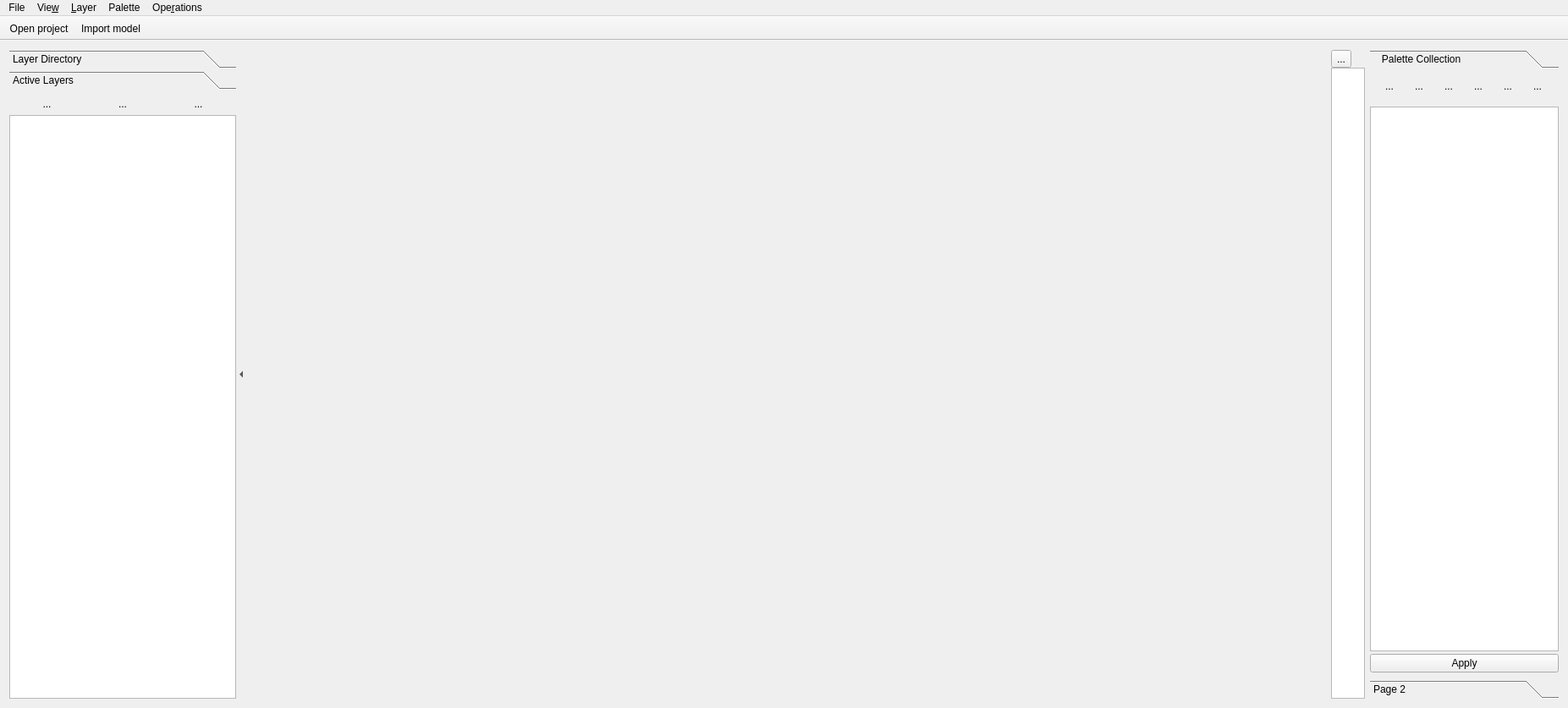
<?xml version="1.0" encoding="UTF-8"?>
<ui version="4.0">
 <class>MainWindow</class>
 <widget class="QMainWindow" name="MainWindow">
  <property name="windowModality">
   <enum>Qt::ApplicationModal</enum>
  </property>
  <property name="geometry">
   <rect>
    <x>0</x>
    <y>0</y>
    <width>1848</width>
    <height>837</height>
   </rect>
  </property>
  <property name="windowTitle">
   <string>CHISel</string>
  </property>
  <widget class="QWidget" name="centralwidget">
   <layout class="QHBoxLayout" name="horizontalLayout">
    <property name="spacing">
     <number>0</number>
    </property>
    <property name="sizeConstraint">
     <enum>QLayout::SetMinimumSize</enum>
    </property>
    <item>
     <widget class="QToolBox" name="layerToolBox">
      <property name="sizePolicy">
       <sizepolicy hsizetype="Minimum" vsizetype="Preferred">
        <horstretch>0</horstretch>
        <verstretch>0</verstretch>
       </sizepolicy>
      </property>
      <property name="minimumSize">
       <size>
        <width>268</width>
        <height>0</height>
       </size>
      </property>
      <property name="maximumSize">
       <size>
        <width>268</width>
        <height>16777215</height>
       </size>
      </property>
      <property name="currentIndex">
       <number>1</number>
      </property>
      <property name="tabSpacing">
       <number>3</number>
      </property>
      <widget class="QWidget" name="layerDirPage">
       <property name="geometry">
        <rect>
         <x>0</x>
         <y>0</y>
         <width>125</width>
         <height>130</height>
        </rect>
       </property>
       <attribute name="label">
        <string>Layer Directory</string>
       </attribute>
       <layout class="QVBoxLayout" name="verticalLayout_5">
        <property name="spacing">
         <number>3</number>
        </property>
        <property name="leftMargin">
         <number>0</number>
        </property>
        <property name="topMargin">
         <number>3</number>
        </property>
        <property name="rightMargin">
         <number>0</number>
        </property>
        <property name="bottomMargin">
         <number>0</number>
        </property>
        <item>
         <layout class="QHBoxLayout" name="horizontalLayout_4">
          <property name="bottomMargin">
           <number>0</number>
          </property>
          <item>
           <widget class="QToolButton" name="loadLayerButton">
            <property name="text">
             <string>...</string>
            </property>
            <property name="iconSize">
             <size>
              <width>36</width>
              <height>22</height>
             </size>
            </property>
            <property name="autoRaise">
             <bool>true</bool>
            </property>
           </widget>
          </item>
          <item>
           <widget class="QToolButton" name="unloadLayerButtonDisk">
            <property name="text">
             <string>...</string>
            </property>
            <property name="iconSize">
             <size>
              <width>36</width>
              <height>22</height>
             </size>
            </property>
            <property name="autoRaise">
             <bool>true</bool>
            </property>
           </widget>
          </item>
          <item>
           <widget class="QToolButton" name="eraseLayerButtonDisk">
            <property name="text">
             <string>...</string>
            </property>
            <property name="iconSize">
             <size>
              <width>36</width>
              <height>22</height>
             </size>
            </property>
            <property name="autoRaise">
             <bool>true</bool>
            </property>
           </widget>
          </item>
         </layout>
        </item>
        <item>
         <widget class="DiskLayerTreeView" name="diskLayerTreeView"/>
        </item>
       </layout>
      </widget>
      <widget class="QWidget" name="activeLayerPage">
       <property name="geometry">
        <rect>
         <x>0</x>
         <y>0</y>
         <width>268</width>
         <height>673</height>
        </rect>
       </property>
       <property name="sizePolicy">
        <sizepolicy hsizetype="Preferred" vsizetype="Preferred">
         <horstretch>0</horstretch>
         <verstretch>0</verstretch>
        </sizepolicy>
       </property>
       <attribute name="label">
        <string>Active Layers</string>
       </attribute>
       <layout class="QVBoxLayout" name="verticalLayout">
        <property name="spacing">
         <number>3</number>
        </property>
        <property name="leftMargin">
         <number>0</number>
        </property>
        <property name="topMargin">
         <number>3</number>
        </property>
        <property name="rightMargin">
         <number>0</number>
        </property>
        <property name="bottomMargin">
         <number>0</number>
        </property>
        <item>
         <layout class="QHBoxLayout" name="horizontalLayout_3">
          <property name="spacing">
           <number>0</number>
          </property>
          <property name="bottomMargin">
           <number>0</number>
          </property>
          <item>
           <widget class="QToolButton" name="createLayerButton">
            <property name="sizePolicy">
             <sizepolicy hsizetype="Expanding" vsizetype="Fixed">
              <horstretch>0</horstretch>
              <verstretch>0</verstretch>
             </sizepolicy>
            </property>
            <property name="text">
             <string>...</string>
            </property>
            <property name="iconSize">
             <size>
              <width>36</width>
              <height>22</height>
             </size>
            </property>
            <property name="autoRaise">
             <bool>true</bool>
            </property>
           </widget>
          </item>
          <item>
           <widget class="QToolButton" name="duplicateLayerButton">
            <property name="sizePolicy">
             <sizepolicy hsizetype="Expanding" vsizetype="Fixed">
              <horstretch>0</horstretch>
              <verstretch>0</verstretch>
             </sizepolicy>
            </property>
            <property name="text">
             <string>...</string>
            </property>
            <property name="iconSize">
             <size>
              <width>36</width>
              <height>22</height>
             </size>
            </property>
            <property name="autoRaise">
             <bool>true</bool>
            </property>
           </widget>
          </item>
          <item>
           <widget class="QToolButton" name="unloadLayerButton">
            <property name="sizePolicy">
             <sizepolicy hsizetype="Expanding" vsizetype="Fixed">
              <horstretch>0</horstretch>
              <verstretch>0</verstretch>
             </sizepolicy>
            </property>
            <property name="text">
             <string>...</string>
            </property>
            <property name="iconSize">
             <size>
              <width>36</width>
              <height>22</height>
             </size>
            </property>
            <property name="autoRaise">
             <bool>true</bool>
            </property>
           </widget>
          </item>
         </layout>
        </item>
        <item>
         <widget class="ActiveLayerTreeView" name="activeLayerTreeView">
          <property name="sizePolicy">
           <sizepolicy hsizetype="Expanding" vsizetype="Expanding">
            <horstretch>0</horstretch>
            <verstretch>0</verstretch>
           </sizepolicy>
          </property>
          <property name="minimumSize">
           <size>
            <width>0</width>
            <height>0</height>
           </size>
          </property>
          <property name="maximumSize">
           <size>
            <width>16777215</width>
            <height>16777215</height>
           </size>
          </property>
          <attribute name="headerStretchLastSection">
           <bool>true</bool>
          </attribute>
         </widget>
        </item>
       </layout>
      </widget>
     </widget>
    </item>
    <item>
     <widget class="QToolButton" name="hideLayerBoxButton">
      <property name="sizePolicy">
       <sizepolicy hsizetype="Fixed" vsizetype="Expanding">
        <horstretch>0</horstretch>
        <verstretch>0</verstretch>
       </sizepolicy>
      </property>
      <property name="toolTip">
       <string>Toggle layer panel visibility</string>
      </property>
      <property name="text">
       <string>...</string>
      </property>
      <property name="iconSize">
       <size>
        <width>4</width>
        <height>16</height>
       </size>
      </property>
      <property name="autoRaise">
       <bool>true</bool>
      </property>
      <property name="arrowType">
       <enum>Qt::LeftArrow</enum>
      </property>
     </widget>
    </item>
    <item>
     <widget class="OpenGLWidget" name="Visualizer" native="true">
      <property name="sizePolicy">
       <sizepolicy hsizetype="Minimum" vsizetype="Preferred">
        <horstretch>0</horstretch>
        <verstretch>0</verstretch>
       </sizepolicy>
      </property>
      <property name="minimumSize">
       <size>
        <width>1280</width>
        <height>720</height>
       </size>
      </property>
      <property name="baseSize">
       <size>
        <width>1280</width>
        <height>720</height>
       </size>
      </property>
      <property name="mouseTracking">
       <bool>false</bool>
      </property>
      <property name="focusPolicy">
       <enum>Qt::StrongFocus</enum>
      </property>
     </widget>
    </item>
    <item>
     <widget class="QWidget" name="palettePanel" native="true">
      <property name="sizePolicy">
       <sizepolicy hsizetype="Maximum" vsizetype="Preferred">
        <horstretch>0</horstretch>
        <verstretch>0</verstretch>
       </sizepolicy>
      </property>
      <layout class="QHBoxLayout" name="horizontalLayout_2">
       <property name="spacing">
        <number>6</number>
       </property>
       <property name="leftMargin">
        <number>0</number>
       </property>
       <property name="topMargin">
        <number>0</number>
       </property>
       <property name="rightMargin">
        <number>0</number>
       </property>
       <property name="bottomMargin">
        <number>0</number>
       </property>
       <item>
        <layout class="QVBoxLayout" name="paletteViewLayout">
         <property name="spacing">
          <number>0</number>
         </property>
         <property name="leftMargin">
          <number>2</number>
         </property>
         <property name="rightMargin">
          <number>0</number>
         </property>
         <item>
          <widget class="QToolButton" name="buttonOpenPaletteEditor">
           <property name="toolTip">
            <string>Toggle palette panel visibility</string>
           </property>
           <property name="text">
            <string>...</string>
           </property>
           <property name="icon">
            <iconset resource="resources.qrc">
             <normaloff>:/icons/palette.png</normaloff>:/icons/palette.png</iconset>
           </property>
           <property name="iconSize">
            <size>
             <width>24</width>
             <height>24</height>
            </size>
           </property>
           <property name="checkable">
            <bool>true</bool>
           </property>
          </widget>
         </item>
         <item>
          <widget class="PaletteGraphicsView" name="graphicViewPalette">
           <property name="sizePolicy">
            <sizepolicy hsizetype="Maximum" vsizetype="Expanding">
             <horstretch>0</horstretch>
             <verstretch>0</verstretch>
            </sizepolicy>
           </property>
           <property name="maximumSize">
            <size>
             <width>40</width>
             <height>16777215</height>
            </size>
           </property>
          </widget>
         </item>
        </layout>
       </item>
       <item>
        <widget class="QToolBox" name="toolBoxPalette">
         <property name="minimumSize">
          <size>
           <width>223</width>
           <height>0</height>
          </size>
         </property>
         <property name="maximumSize">
          <size>
           <width>237</width>
           <height>16777215</height>
          </size>
         </property>
         <property name="currentIndex">
          <number>0</number>
         </property>
         <widget class="QWidget" name="pagePaletteList">
          <property name="geometry">
           <rect>
            <x>0</x>
            <y>0</y>
            <width>223</width>
            <height>667</height>
           </rect>
          </property>
          <attribute name="label">
           <string>   Palette Collection   </string>
          </attribute>
          <layout class="QVBoxLayout" name="verticalLayout_4">
           <property name="spacing">
            <number>3</number>
           </property>
           <property name="leftMargin">
            <number>0</number>
           </property>
           <property name="topMargin">
            <number>3</number>
           </property>
           <property name="rightMargin">
            <number>0</number>
           </property>
           <property name="bottomMargin">
            <number>0</number>
           </property>
           <item>
            <widget class="QWidget" name="paletteButtonWidget" native="true">
             <layout class="QHBoxLayout" name="horizontalLayout_5">
              <property name="spacing">
               <number>0</number>
              </property>
              <property name="leftMargin">
               <number>0</number>
              </property>
              <property name="topMargin">
               <number>1</number>
              </property>
              <property name="rightMargin">
               <number>0</number>
              </property>
              <item>
               <widget class="QToolButton" name="createPaletteButton">
                <property name="sizePolicy">
                 <sizepolicy hsizetype="Fixed" vsizetype="Fixed">
                  <horstretch>0</horstretch>
                  <verstretch>0</verstretch>
                 </sizepolicy>
                </property>
                <property name="toolTip">
                 <string>Create new palette</string>
                </property>
                <property name="text">
                 <string>...</string>
                </property>
                <property name="iconSize">
                 <size>
                  <width>22</width>
                  <height>22</height>
                 </size>
                </property>
                <property name="toolButtonStyle">
                 <enum>Qt::ToolButtonIconOnly</enum>
                </property>
                <property name="autoRaise">
                 <bool>true</bool>
                </property>
               </widget>
              </item>
              <item>
               <widget class="QToolButton" name="editPaletteButton">
                <property name="text">
                 <string>...</string>
                </property>
                <property name="iconSize">
                 <size>
                  <width>22</width>
                  <height>22</height>
                 </size>
                </property>
                <property name="autoRaise">
                 <bool>true</bool>
                </property>
               </widget>
              </item>
              <item>
               <widget class="QToolButton" name="duplicatePaletteButton">
                <property name="sizePolicy">
                 <sizepolicy hsizetype="Fixed" vsizetype="Fixed">
                  <horstretch>0</horstretch>
                  <verstretch>0</verstretch>
                 </sizepolicy>
                </property>
                <property name="toolTip">
                 <string>Duplicate selected palette</string>
                </property>
                <property name="text">
                 <string>...</string>
                </property>
                <property name="iconSize">
                 <size>
                  <width>22</width>
                  <height>22</height>
                 </size>
                </property>
                <property name="autoRaise">
                 <bool>true</bool>
                </property>
               </widget>
              </item>
              <item>
               <widget class="QToolButton" name="erasePaletteButton">
                <property name="sizePolicy">
                 <sizepolicy hsizetype="Fixed" vsizetype="Fixed">
                  <horstretch>0</horstretch>
                  <verstretch>0</verstretch>
                 </sizepolicy>
                </property>
                <property name="toolTip">
                 <string>Delete selected palette</string>
                </property>
                <property name="text">
                 <string>...</string>
                </property>
                <property name="iconSize">
                 <size>
                  <width>22</width>
                  <height>22</height>
                 </size>
                </property>
                <property name="autoRaise">
                 <bool>true</bool>
                </property>
               </widget>
              </item>
              <item>
               <widget class="QToolButton" name="importPaletteButton">
                <property name="toolTip">
                 <string>Import palette</string>
                </property>
                <property name="text">
                 <string>...</string>
                </property>
                <property name="iconSize">
                 <size>
                  <width>22</width>
                  <height>22</height>
                 </size>
                </property>
                <property name="autoRaise">
                 <bool>true</bool>
                </property>
               </widget>
              </item>
              <item>
               <widget class="QToolButton" name="exportPaletteButton">
                <property name="text">
                 <string>...</string>
                </property>
                <property name="iconSize">
                 <size>
                  <width>22</width>
                  <height>22</height>
                 </size>
                </property>
                <property name="autoRaise">
                 <bool>true</bool>
                </property>
               </widget>
              </item>
             </layout>
            </widget>
           </item>
           <item>
            <widget class="PaletteListView" name="paletteListView"/>
           </item>
           <item>
            <widget class="QPushButton" name="applyPaletteToLayerButton">
             <property name="toolTip">
              <string>Apply selected palette to the current layer</string>
             </property>
             <property name="text">
              <string>Apply</string>
             </property>
            </widget>
           </item>
           <item>
            <widget class="PaletteCreatorWidget" name="paletteCreator" native="true"/>
           </item>
          </layout>
         </widget>
         <widget class="QWidget" name="pageCurrentPaletteEditor">
          <property name="geometry">
           <rect>
            <x>0</x>
            <y>0</y>
            <width>96</width>
            <height>26</height>
           </rect>
          </property>
          <attribute name="label">
           <string>Page 2</string>
          </attribute>
          <layout class="QVBoxLayout" name="verticalLayout_3">
           <property name="spacing">
            <number>3</number>
           </property>
           <property name="leftMargin">
            <number>0</number>
           </property>
           <property name="topMargin">
            <number>3</number>
           </property>
           <property name="rightMargin">
            <number>0</number>
           </property>
           <property name="bottomMargin">
            <number>0</number>
           </property>
           <item alignment="Qt::AlignHCenter">
            <widget class="PaletteEditorWidget" name="paletteEditor" native="true"/>
           </item>
          </layout>
         </widget>
        </widget>
       </item>
      </layout>
     </widget>
    </item>
   </layout>
  </widget>
  <widget class="QMenuBar" name="menubar">
   <property name="geometry">
    <rect>
     <x>0</x>
     <y>0</y>
     <width>1848</width>
     <height>38</height>
    </rect>
   </property>
   <widget class="QMenu" name="menuFile">
    <property name="title">
     <string>File</string>
    </property>
    <addaction name="actionOpen"/>
    <addaction name="actionImport"/>
    <addaction name="separator"/>
    <addaction name="actionExportModel"/>
    <addaction name="actionExportProject"/>
    <addaction name="separator"/>
    <addaction name="actionSave"/>
    <addaction name="actionSaveAs"/>
    <addaction name="separator"/>
    <addaction name="actionClose"/>
    <addaction name="actionExit"/>
   </widget>
   <widget class="QMenu" name="menuLayer">
    <property name="title">
     <string>&amp;Layer</string>
    </property>
    <addaction name="actionCreateLayer"/>
    <addaction name="actionExportToTexture"/>
    <addaction name="separator"/>
    <addaction name="actionRenameLayer"/>
    <addaction name="actionDuplicateLayer"/>
    <addaction name="actionLoadLayer"/>
    <addaction name="actionUnloadLayer"/>
    <addaction name="actionEraseLayer"/>
    <addaction name="separator"/>
    <addaction name="actionOperateLayer"/>
   </widget>
   <widget class="QMenu" name="menuView">
    <property name="title">
     <string>Vie&amp;w</string>
    </property>
    <addaction name="actionEditLightingParameters"/>
    <addaction name="actionShowVertexColor"/>
    <addaction name="actionDefaultModelColor"/>
    <addaction name="actionBackgroundColor"/>
    <addaction name="separator"/>
    <addaction name="actionAlignCameraToModel"/>
   </widget>
   <widget class="QMenu" name="menuPalette">
    <property name="title">
     <string>Palette</string>
    </property>
    <addaction name="actionCreatePalette"/>
    <addaction name="actionEditPalette"/>
    <addaction name="actionDuplicatePalette"/>
    <addaction name="actionErasePalette"/>
    <addaction name="actionImportPalette"/>
    <addaction name="actionExportPalette"/>
    <addaction name="actionAddPaletteToCollection"/>
   </widget>
   <widget class="QMenu" name="menuOperations">
    <property name="title">
     <string>Ope&amp;rations</string>
    </property>
    <addaction name="actionCreateHistogram"/>
    <addaction name="actionSliceModelTool"/>
    <addaction name="actionCellAreaOperation"/>
    <addaction name="actionAreaStatisticsOperation"/>
    <addaction name="actionNeighborhoodStatisticsOperation"/>
    <addaction name="actionCostSurfaceOperation"/>
    <addaction name="actionDistanceFieldOperation"/>
    <addaction name="actionDistanceBandOperation"/>
    <addaction name="actionCurvatureOperation"/>
    <addaction name="actionRugosityOperation"/>
    <addaction name="actionNormalOperation"/>
    <addaction name="actionOrientationOperation"/>
   </widget>
   <addaction name="menuFile"/>
   <addaction name="menuView"/>
   <addaction name="menuLayer"/>
   <addaction name="menuPalette"/>
   <addaction name="menuOperations"/>
  </widget>
  <widget class="QToolBar" name="toolBar">
   <property name="windowTitle">
    <string>toolBar</string>
   </property>
   <property name="movable">
    <bool>false</bool>
   </property>
   <property name="iconSize">
    <size>
     <width>24</width>
     <height>24</height>
    </size>
   </property>
   <property name="floatable">
    <bool>false</bool>
   </property>
   <attribute name="toolBarArea">
    <enum>TopToolBarArea</enum>
   </attribute>
   <attribute name="toolBarBreak">
    <bool>false</bool>
   </attribute>
   <addaction name="actionOpen"/>
   <addaction name="actionImport"/>
  </widget>
  <action name="actionOpen">
   <property name="icon">
    <iconset resource="resources.qrc">
     <normaloff>:/icons/open.png</normaloff>:/icons/open.png</iconset>
   </property>
   <property name="text">
    <string>&amp;Open project...</string>
   </property>
   <property name="toolTip">
    <string>Open Chisel project</string>
   </property>
   <property name="iconVisibleInMenu">
    <bool>false</bool>
   </property>
  </action>
  <action name="actionImport">
   <property name="icon">
    <iconset resource="resources.qrc">
     <normaloff>:/icons/import.png</normaloff>:/icons/import.png</iconset>
   </property>
   <property name="text">
    <string>&amp;Import model...</string>
   </property>
   <property name="toolTip">
    <string>Import 3D model</string>
   </property>
   <property name="iconVisibleInMenu">
    <bool>false</bool>
   </property>
  </action>
  <action name="actionCreateLayer">
   <property name="icon">
    <iconset resource="resources.qrc">
     <normaloff>:/icons/createLayer.png</normaloff>:/icons/createLayer.png</iconset>
   </property>
   <property name="text">
    <string>&amp;Create</string>
   </property>
   <property name="toolTip">
    <string>Create layer</string>
   </property>
   <property name="iconVisibleInMenu">
    <bool>false</bool>
   </property>
  </action>
  <action name="actionAddLayer">
   <property name="icon">
    <iconset resource="resources.qrc">
     <normaloff>:/icons/add.png</normaloff>:/icons/add.png</iconset>
   </property>
   <property name="text">
    <string>&amp;Add</string>
   </property>
   <property name="toolTip">
    <string>Add layer</string>
   </property>
   <property name="iconVisibleInMenu">
    <bool>false</bool>
   </property>
  </action>
  <action name="actionEditLayer">
   <property name="text">
    <string>&amp;Edit</string>
   </property>
   <property name="toolTip">
    <string>Edit layer</string>
   </property>
   <property name="iconVisibleInMenu">
    <bool>false</bool>
   </property>
  </action>
  <action name="actionEraserTool">
   <property name="checkable">
    <bool>true</bool>
   </property>
   <property name="icon">
    <iconset resource="resources.qrc">
     <normaloff>:/icons/eraser.png</normaloff>:/icons/eraser.png</iconset>
   </property>
   <property name="text">
    <string>&amp;Eraser</string>
   </property>
   <property name="toolTip">
    <string>Eraser tool</string>
   </property>
   <property name="shortcut">
    <string>W</string>
   </property>
  </action>
  <action name="actionMarkTool">
   <property name="checkable">
    <bool>true</bool>
   </property>
   <property name="icon">
    <iconset resource="resources.qrc">
     <normaloff>:/icons/brush.png</normaloff>:/icons/brush.png</iconset>
   </property>
   <property name="text">
    <string>&amp;Paint</string>
   </property>
   <property name="toolTip">
    <string>Mark value tool</string>
   </property>
   <property name="shortcut">
    <string>Q</string>
   </property>
  </action>
  <action name="actionPickerTool">
   <property name="checkable">
    <bool>true</bool>
   </property>
   <property name="icon">
    <iconset resource="resources.qrc">
     <normaloff>:/icons/picker.png</normaloff>:/icons/picker.png</iconset>
   </property>
   <property name="text">
    <string>picker</string>
   </property>
   <property name="toolTip">
    <string>Value picker tool</string>
   </property>
   <property name="shortcut">
    <string>E</string>
   </property>
  </action>
  <action name="actionValuePickerTool">
   <property name="checkable">
    <bool>true</bool>
   </property>
   <property name="icon">
    <iconset resource="resources.qrc">
     <normaloff>:/icons/value.png</normaloff>:/icons/value.png</iconset>
   </property>
   <property name="text">
    <string>valuePicker</string>
   </property>
   <property name="toolTip">
    <string>Get value tool</string>
   </property>
   <property name="shortcut">
    <string>R</string>
   </property>
  </action>
  <action name="actionSave">
   <property name="text">
    <string>&amp;Save project</string>
   </property>
   <property name="toolTip">
    <string>Save Chisel project</string>
   </property>
   <property name="iconVisibleInMenu">
    <bool>false</bool>
   </property>
  </action>
  <action name="actionSaveAs">
   <property name="text">
    <string>Sa&amp;ve project as...</string>
   </property>
   <property name="toolTip">
    <string>Save Chisel project as</string>
   </property>
   <property name="iconVisibleInMenu">
    <bool>false</bool>
   </property>
  </action>
  <action name="actionExit">
   <property name="text">
    <string>&amp;Exit</string>
   </property>
   <property name="toolTip">
    <string>Exit CHISel</string>
   </property>
   <property name="iconVisibleInMenu">
    <bool>false</bool>
   </property>
  </action>
  <action name="actionBackgroundColor">
   <property name="text">
    <string>&amp;Select background color...</string>
   </property>
   <property name="toolTip">
    <string>Select the background color</string>
   </property>
   <property name="iconVisibleInMenu">
    <bool>false</bool>
   </property>
  </action>
  <action name="actionDuplicateLayer">
   <property name="icon">
    <iconset resource="resources.qrc">
     <normaloff>:/icons/duplicateLayer.png</normaloff>:/icons/duplicateLayer.png</iconset>
   </property>
   <property name="text">
    <string>&amp;Duplicate</string>
   </property>
   <property name="toolTip">
    <string>Duplicate layer</string>
   </property>
   <property name="iconVisibleInMenu">
    <bool>false</bool>
   </property>
  </action>
  <action name="actionUnloadLayer">
   <property name="icon">
    <iconset resource="resources.qrc">
     <normaloff>:/icons/unloadLayer.png</normaloff>:/icons/unloadLayer.png</iconset>
   </property>
   <property name="text">
    <string>&amp;Unload</string>
   </property>
   <property name="toolTip">
    <string>Unload layer</string>
   </property>
   <property name="iconVisibleInMenu">
    <bool>false</bool>
   </property>
  </action>
  <action name="actionEraseLayer">
   <property name="icon">
    <iconset resource="resources.qrc">
     <normaloff>:/icons/eraseLayer.png</normaloff>:/icons/eraseLayer.png</iconset>
   </property>
   <property name="text">
    <string>Era&amp;se</string>
   </property>
   <property name="toolTip">
    <string>Erase layer</string>
   </property>
   <property name="iconVisibleInMenu">
    <bool>false</bool>
   </property>
  </action>
  <action name="actionOperateLayer">
   <property name="icon">
    <iconset resource="resources.qrc">
     <normaloff>:/icons/operateLayer.png</normaloff>:/icons/operateLayer.png</iconset>
   </property>
   <property name="text">
    <string>&amp;Operate</string>
   </property>
   <property name="toolTip">
    <string>Operate layer</string>
   </property>
   <property name="iconVisibleInMenu">
    <bool>false</bool>
   </property>
  </action>
  <action name="actionRenameLayer">
   <property name="icon">
    <iconset resource="resources.qrc">
     <normaloff>:/icons/add.png</normaloff>:/icons/add.png</iconset>
   </property>
   <property name="text">
    <string>&amp;Rename</string>
   </property>
   <property name="toolTip">
    <string>Rename layer</string>
   </property>
   <property name="iconVisibleInMenu">
    <bool>false</bool>
   </property>
  </action>
  <action name="actionLoadLayer">
   <property name="icon">
    <iconset resource="resources.qrc">
     <normaloff>:/icons/loadLayer.png</normaloff>:/icons/loadLayer.png</iconset>
   </property>
   <property name="text">
    <string>&amp;Load</string>
   </property>
   <property name="toolTip">
    <string>Load layer</string>
   </property>
   <property name="iconVisibleInMenu">
    <bool>false</bool>
   </property>
  </action>
  <action name="actionExportToTexture">
   <property name="text">
    <string>&amp;Export to texture</string>
   </property>
   <property name="toolTip">
    <string>Export to Texture</string>
   </property>
  </action>
  <action name="actionClose">
   <property name="text">
    <string>&amp;Close project</string>
   </property>
   <property name="toolTip">
    <string>Close Chisel Project</string>
   </property>
  </action>
  <action name="actionCreatePalette">
   <property name="icon">
    <iconset resource="resources.qrc">
     <normaloff>:/icons/addPalette.png</normaloff>:/icons/addPalette.png</iconset>
   </property>
   <property name="text">
    <string>&amp;Create</string>
   </property>
   <property name="toolTip">
    <string>Create new Palette</string>
   </property>
   <property name="iconVisibleInMenu">
    <bool>false</bool>
   </property>
  </action>
  <action name="actionImportPalette">
   <property name="icon">
    <iconset resource="resources.qrc">
     <normaloff>:/icons/importPalette.png</normaloff>:/icons/importPalette.png</iconset>
   </property>
   <property name="text">
    <string>&amp;Import</string>
   </property>
   <property name="toolTip">
    <string>Import Palette</string>
   </property>
   <property name="iconVisibleInMenu">
    <bool>false</bool>
   </property>
  </action>
  <action name="actionErasePalette">
   <property name="icon">
    <iconset resource="resources.qrc">
     <normaloff>:/icons/eraseLayer.png</normaloff>:/icons/eraseLayer.png</iconset>
   </property>
   <property name="text">
    <string>E&amp;rase</string>
   </property>
   <property name="iconVisibleInMenu">
    <bool>false</bool>
   </property>
  </action>
  <action name="actionDuplicatePalette">
   <property name="icon">
    <iconset resource="resources.qrc">
     <normaloff>:/icons/duplicatePalette.png</normaloff>:/icons/duplicatePalette.png</iconset>
   </property>
   <property name="text">
    <string>&amp;Duplicate</string>
   </property>
   <property name="toolTip">
    <string>Duplicate selected palette</string>
   </property>
   <property name="iconVisibleInMenu">
    <bool>false</bool>
   </property>
  </action>
  <action name="actionShowVertexColor">
   <property name="checkable">
    <bool>true</bool>
   </property>
   <property name="checked">
    <bool>true</bool>
   </property>
   <property name="text">
    <string>Show &amp;vertex color</string>
   </property>
   <property name="toolTip">
    <string>Toggle model vertex color visibility</string>
   </property>
  </action>
  <action name="actionEditLightingParameters">
   <property name="text">
    <string>&amp;Edit lighting parameters...</string>
   </property>
   <property name="toolTip">
    <string>Edit the lighting parameters</string>
   </property>
  </action>
  <action name="actionDefaultModelColor">
   <property name="enabled">
    <bool>false</bool>
   </property>
   <property name="text">
    <string>Select &amp;default model color...</string>
   </property>
   <property name="toolTip">
    <string>Select the default model color</string>
   </property>
  </action>
  <action name="actionAddPaletteToCollection">
   <property name="icon">
    <iconset resource="resources.qrc">
     <normaloff>:/icons/uploadPalette.png</normaloff>:/icons/uploadPalette.png</iconset>
   </property>
   <property name="text">
    <string>&amp;Add To Collection</string>
   </property>
   <property name="toolTip">
    <string>Add layer palette to collection</string>
   </property>
   <property name="iconVisibleInMenu">
    <bool>false</bool>
   </property>
  </action>
  <action name="actionCreateHistogram">
   <property name="text">
    <string>&amp;Create histogram</string>
   </property>
  </action>
  <action name="actionEditPalette">
   <property name="icon">
    <iconset resource="resources.qrc">
     <normaloff>:/icons/editPalette.png</normaloff>:/icons/editPalette.png</iconset>
   </property>
   <property name="text">
    <string>&amp;Edit</string>
   </property>
   <property name="toolTip">
    <string>Edit selected palette</string>
   </property>
   <property name="iconVisibleInMenu">
    <bool>false</bool>
   </property>
  </action>
  <action name="actionExportPalette">
   <property name="icon">
    <iconset resource="resources.qrc">
     <normaloff>:/icons/exportPalette.png</normaloff>:/icons/exportPalette.png</iconset>
   </property>
   <property name="text">
    <string>E&amp;xport</string>
   </property>
   <property name="toolTip">
    <string>Export selected palette</string>
   </property>
   <property name="iconVisibleInMenu">
    <bool>false</bool>
   </property>
  </action>
  <action name="actionSliceModelTool">
   <property name="checkable">
    <bool>true</bool>
   </property>
   <property name="icon">
    <iconset resource="resources.qrc">
     <normaloff>:/icons/slice.svg</normaloff>:/icons/slice.svg</iconset>
   </property>
   <property name="text">
    <string>&amp;Slice model</string>
   </property>
   <property name="toolTip">
    <string>Slice model tool</string>
   </property>
   <property name="iconVisibleInMenu">
    <bool>false</bool>
   </property>
  </action>
  <action name="actionExportModel">
   <property name="text">
    <string>Export &amp;model...</string>
   </property>
  </action>
  <action name="actionAlignCameraToModel">
   <property name="text">
    <string>&amp;Align camera to model</string>
   </property>
  </action>
  <action name="actionExportProject">
   <property name="text">
    <string>Export &amp;Project...</string>
   </property>
   <property name="toolTip">
    <string>Export project</string>
   </property>
  </action>
  <action name="actionDistanceFieldOperation">
   <property name="text">
    <string>&amp;Distance field</string>
   </property>
   <property name="toolTip">
    <string>Compute distance field layer</string>
   </property>
  </action>
  <action name="actionNormalOperation">
   <property name="text">
    <string>&amp;Normals</string>
   </property>
   <property name="toolTip">
    <string>Compute normal layer</string>
   </property>
  </action>
  <action name="actionOrientationOperation">
   <property name="text">
    <string>&amp;Orientation</string>
   </property>
   <property name="toolTip">
    <string>Compute surface orientation given a reference vector</string>
   </property>
  </action>
  <action name="actionAreaStatisticsOperation">
   <property name="text">
    <string>&amp;Area statistics</string>
   </property>
   <property name="toolTip">
    <string>Compute  area statistics</string>
   </property>
  </action>
  <action name="actionCostSurfaceOperation">
   <property name="text">
    <string>Cos&amp;t surface</string>
   </property>
   <property name="toolTip">
    <string>Compute cost surface</string>
   </property>
  </action>
  <action name="actionCellAreaOperation">
   <property name="text">
    <string>Ce&amp;ll Area</string>
   </property>
   <property name="toolTip">
    <string>Compute the area per cell</string>
   </property>
  </action>
  <action name="actionNeighborhoodStatisticsOperation">
   <property name="text">
    <string>Ne&amp;ighborhood Statistics</string>
   </property>
   <property name="toolTip">
    <string>Compute statistics per neighborhood</string>
   </property>
  </action>
  <action name="actionCurvatureOperation">
   <property name="text">
    <string>C&amp;urvature</string>
   </property>
   <property name="toolTip">
    <string>Compute the curvature per texel</string>
   </property>
  </action>
  <action name="actionRugosityOperation">
   <property name="text">
    <string>&amp;Rugosity</string>
   </property>
   <property name="toolTip">
    <string>Compute the rugosity per texel</string>
   </property>
  </action>
  <action name="actionDistanceBandOperation">
   <property name="text">
    <string>Distance band</string>
   </property>
   <property name="toolTip">
    <string>Compute distance band</string>
   </property>
  </action>
 </widget>
 <layoutdefault spacing="6" margin="11"/>
 <customwidgets>
  <customwidget>
   <class>OpenGLWidget</class>
   <extends>QWidget</extends>
   <header>openglwidget.h</header>
   <container>1</container>
  </customwidget>
  <customwidget>
   <class>ActiveLayerTreeView</class>
   <extends>QTreeView</extends>
   <header>activelayertreeview.h</header>
  </customwidget>
  <customwidget>
   <class>PaletteEditorWidget</class>
   <extends>QWidget</extends>
   <header>paletteeditorwidget.h</header>
   <container>1</container>
  </customwidget>
  <customwidget>
   <class>PaletteGraphicsView</class>
   <extends>QGraphicsView</extends>
   <header>palettegraphicsview.h</header>
  </customwidget>
  <customwidget>
   <class>PaletteListView</class>
   <extends>QListView</extends>
   <header>palettelistview.h</header>
  </customwidget>
  <customwidget>
   <class>DiskLayerTreeView</class>
   <extends>QTreeView</extends>
   <header>disklayertreeview.h</header>
  </customwidget>
  <customwidget>
   <class>PaletteCreatorWidget</class>
   <extends>QWidget</extends>
   <header>palettecreatorwidget.h</header>
   <container>1</container>
  </customwidget>
 </customwidgets>
 <resources>
  <include location="resources.qrc"/>
 </resources>
 <connections>
  <connection>
   <sender>actionCreateLayer</sender>
   <signal>triggered()</signal>
   <receiver>MainWindow</receiver>
   <slot>openCreateLayerDialog()</slot>
   <hints>
    <hint type="sourcelabel">
     <x>-1</x>
     <y>-1</y>
    </hint>
    <hint type="destinationlabel">
     <x>683</x>
     <y>418</y>
    </hint>
   </hints>
  </connection>
 </connections>
 <slots>
  <slot>openCreateLayerDialog()</slot>
 </slots>
</ui>
